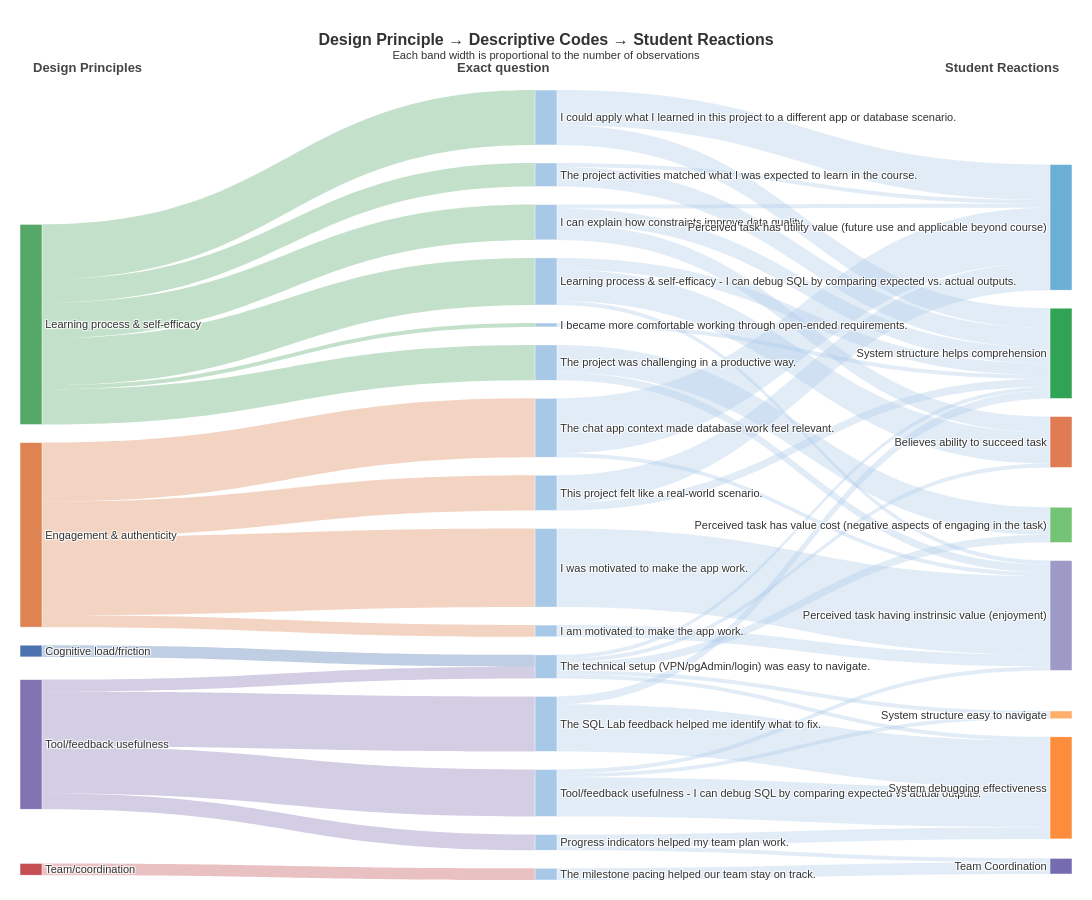

Notebook code cell kept with this figure:
### Code cell
"""
Sankey Plot: Design Principle → Descriptive Codes → Student Reactions
Data source: db-q4.csv
Requirements: pip install pandas plotly kaleido
"""

import pandas as pd
import plotly.graph_objects as go

int_var = "Exact question"
int_var2 = "Descriptive Codes"

# ── 1. Load data ──────────────────────────────────────────────────────────────
df = pd.read_csv("db-q4-2.csv")
df.columns = df.columns.str.strip()
df = df.dropna(subset=["Design Principle", int_var, "Students reactions"])

# ── 2. Build node list (order: Design Principles → Descriptive Codes → Reactions)
design_principles = sorted(df["Design Principle"].unique().tolist())
descriptive_codes = sorted(df[int_var].unique().tolist())
student_reactions = sorted(df["Students reactions"].unique().tolist())

all_nodes = design_principles + descriptive_codes + student_reactions

node_index = {name: i for i, name in enumerate(all_nodes)}

dp_count  = len(design_principles)
dc_count  = len(descriptive_codes)
sr_count  = len(student_reactions)

# ── 3. Build links ────────────────────────────────────────────────────────────
# Layer 1 → 2 : Design Principle → Descriptive Code
layer1 = (
    df.groupby(["Design Principle", int_var])
    .size()
    .reset_index(name="value")
)

# Layer 2 → 3 : Descriptive Code → Student Reaction
layer2 = (
    df.groupby([int_var, "Students reactions"])
    .size()
    .reset_index(name="value")
)

sources, targets, values = [], [], []

for _, row in layer1.iterrows():
    sources.append(node_index[row["Design Principle"]])
    targets.append(node_index[row[int_var]])
    values.append(row["value"])

for _, row in layer2.iterrows():
    sources.append(node_index[row[int_var]])
    targets.append(node_index[row["Students reactions"]])
    values.append(row["value"])

# ── 4. Colour palettes ────────────────────────────────────────────────────────
dp_colors = [
    "#4C72B0", "#DD8452", "#55A868", "#C44E52", "#8172B2"
]
dc_colors = ["#A8C8E8"] * dc_count          # soft blue for descriptive codes
sr_colors = [
    "#E07B54", "#6BAED6", "#74C476", "#9E9AC8",
    "#FD8D3C", "#FDAE6B", "#31A354", "#756BB1", "#636363"
][:sr_count]

node_colors = dp_colors + dc_colors + sr_colors

# Link colours: inherit source node colour with transparency
def hex_to_rgba(hex_color, alpha=0.35):
    hex_color = hex_color.lstrip("#")
    r, g, b = int(hex_color[0:2], 16), int(hex_color[2:4], 16), int(hex_color[4:6], 16)
    return f"rgba({r},{g},{b},{alpha})"

link_colors = [hex_to_rgba(node_colors[s]) for s in sources]

# ── 5. Build figure ───────────────────────────────────────────────────────────
fig = go.Figure(go.Sankey(
    arrangement="snap",
    node=dict(
        pad=18,
        thickness=22,
        line=dict(color="white", width=0.5),
        label=all_nodes,
        color=node_colors,
        hovertemplate="<b>%{label}</b><br>Total flow: %{value}<extra></extra>",
    ),
    link=dict(
        source=sources,
        target=targets,
        value=values,
        color=link_colors,
        hovertemplate=(
            "<b>%{source.label}</b> → <b>%{target.label}</b>"
            "<br>Count: %{value}<extra></extra>"
        ),
    ),
))

fig.update_layout(
    title=dict(
        text=(
            "<b>Design Principle → Descriptive Codes → Student Reactions</b>"
            "<br><sup>Each band width is proportional to the number of observations</sup>"
        ),
        x=0.5,
        xanchor="center",
        font=dict(size=16),
    ),
    font=dict(family="Arial", size=11, color="#333333"),
    paper_bgcolor="white",
    height=900,
    width=1400,
    margin=dict(l=20, r=20, t=90, b=20),
)

# ── 6. Add layer labels as annotations ───────────────────────────────────────
for x_pos, label in zip([0.01, 0.46, 0.99], ["Design Principles", int_var, "Student Reactions"]):
    fig.add_annotation(
        x=x_pos, y=1.04,
        xref="paper", yref="paper",
        text=f"<b>{label}</b>",
        showarrow=False,
        font=dict(size=13, color="#444"),
        align="center",
    )

# ── 7. Save outputs ───────────────────────────────────────────────────────────
fig.write_html("sankey_output.html")
print("✅  Saved: sankey_output.html  (interactive)")

try:
    fig.write_image("sankey_output.png", scale=2)
    print("✅  Saved: sankey_output.png   (static, 2× resolution)")
except Exception as e:
    print(f"⚠️  PNG export skipped ({e}). Install kaleido: pip install kaleido")

fig.show()

### Figure 1 — Plotly figure (JSON) as saved in the notebook; plotly's stock layout.template omitted (floating-point values rounded to 4 significant figures)
{"data": [{"arrangement": "snap", "link": {"color": ["rgba(76,114,176,0.35)", "rgba(221,132,82,0.35)", "rgba(221,132,82,0.35)", "rgba(221,132,82,0.35)", "rgba(221,132,82,0.35)", "rgba(85,168,104,0.35)", "rgba(85,168,104,0.35)", "rgba(85,168,104,0.35)", "rgba(85,168,104,0.35)", "rgba(85,168,104,0.35)", "rgba(85,168,104,0.35)", "rgba(196,78,82,0.35)", "rgba(129,114,178,0.35)", "rgba(129,114,178,0.35)", "rgba(129,114,178,0.35)", "rgba(129,114,178,0.35)", "rgba(168,200,232,0.35)", "rgba(168,200,232,0.35)", "rgba(168,200,232,0.35)", "rgba(168,200,232,0.35)", "rgba(168,200,232,0.35)", "rgba(168,200,232,0.35)", "rgba(168,200,232,0.35)", "rgba(168,200,232,0.35)", "rgba(168,200,232,0.35)", "rgba(168,200,232,0.35)", "rgba(168,200,232,0.35)", "rgba(168,200,232,0.35)", "rgba(168,200,232,0.35)", "rgba(168,200,232,0.35)", "rgba(168,200,232,0.35)", "rgba(168,200,232,0.35)", "rgba(168,200,232,0.35)", "rgba(168,200,232,0.35)", "rgba(168,200,232,0.35)", "rgba(168,200,232,0.35)", "rgba(168,200,232,0.35)", "rgba(168,200,232,0.35)", "rgba(168,200,232,0.35)", "rgba(168,200,232,0.35)", "rgba(168,200,232,0.35)", "rgba(168,200,232,0.35)", "rgba(168,200,232,0.35)", "rgba(168,200,232,0.35)", "rgba(168,200,232,0.35)", "rgba(168,200,232,0.35)", "rgba(168,200,232,0.35)", "rgba(168,200,232,0.35)"], "hovertemplate": "<b>%{source.label}</b> → <b>%{target.label}</b><br>Count: %{value}<extra></extra>", "source": [0, 1, 1, 1, 1, 2, 2, 2, 2, 2, 2, 3, 4, 4, 4, 4, 5, 6, 7, 7, 7, 8, 8, 9, 10, 10, 10, 11, 11, 12, 12, 13, 13, 14, 15, 15, 16, 16, 17, 17, 17, 17, 17, 18, 18, 19, 19, 19], "target": [17, 5, 9, 13, 18, 6, 7, 8, 10, 15, 16, 14, 11, 12, 17, 19, 23, 26, 20, 21, 26, 21, 26, 23, 20, 23, 26, 24, 27, 24, 26, 21, 23, 27, 21, 26, 22, 23, 20, 22, 24, 25, 26, 21, 26, 23, 24, 25], "value": [3, 3, 20, 15, 9, 1, 9, 14, 12, 6, 9, 3, 4, 14, 3, 12, 3, 1, 4, 1, 4, 9, 5, 20, 8, 1, 3, 3, 1, 12, 2, 14, 1, 3, 1, 5, 7, 2, 1, 2, 1, 1, 1, 7, 2, 1, 10, 1]}, "node": {"color": ["#4C72B0", "#DD8452", "#55A868", "#C44E52", "#8172B2", "#A8C8E8", "#A8C8E8", "#A8C8E8", "#A8C8E8", "#A8C8E8", "#A8C8E8", "#A8C8E8", "#A8C8E8", "#A8C8E8", "#A8C8E8", "#A8C8E8", "#A8C8E8", "#A8C8E8", "#A8C8E8", "#A8C8E8", "#E07B54", "#6BAED6", "#74C476", "#9E9AC8", "#FD8D3C", "#FDAE6B", "#31A354", "#756BB1"], "hovertemplate": "<b>%{label}</b><br>Total flow: %{value}<extra></extra>", "label": ["Cognitive load/friction", "Engagement & authenticity", "Learning process & self-efficacy", "Team/coordination", "Tool/feedback usefulness", "I am motivated to make the app work.", "I became more comfortable working through open-ended requirements.", "I can explain how constraints improve data quality.", "I could apply what I learned in this project to a different app or database scenario.", "I was motivated to make the app work.", "Learning process & self-efficacy - I can debug SQL by comparing expected vs. actual outputs.", "Progress indicators helped my team plan work.", "The SQL Lab feedback helped me identify what to fix.", "The chat app context made database work feel relevant.", "The milestone pacing helped our team stay on track.", "The project activities matched what I was expected to learn in the course.", "The project was challenging in a productive way.", "The technical setup (VPN/pgAdmin/login) was easy to navigate.", "This project felt like a real-world scenario.", "Tool/feedback usefulness - I can debug SQL by comparing expected vs actual outputs.", "Believes ability to succeed task", "Perceived task has utility value (future use and applicable beyond course)", "Perceived task has value cost (negative aspects of engaging in the task)", "Perceived task having instrinsic value (enjoyment)", "System debugging effectiveness", "System structure easy to navigate", "System structure helps comprehension", "Team Coordination"], "line": {"color": "white", "width": 0.5}, "pad": 18, "thickness": 22}, "type": "sankey"}], "layout": {"annotations": [{"align": "center", "font": {"color": "#444", "size": 13}, "showarrow": false, "text": "<b>Design Principles</b>", "x": 0.01, "xref": "paper", "y": 1.04, "yref": "paper"}, {"align": "center", "font": {"color": "#444", "size": 13}, "showarrow": false, "text": "<b>Exact question</b>", "x": 0.46, "xref": "paper", "y": 1.04, "yref": "paper"}, {"align": "center", "font": {"color": "#444", "size": 13}, "showarrow": false, "text": "<b>Student Reactions</b>", "x": 0.99, "xref": "paper", "y": 1.04, "yref": "paper"}], "font": {"color": "#333333", "family": "Arial", "size": 11}, "height": 900, "margin": {"b": 20, "l": 20, "r": 20, "t": 90}, "paper_bgcolor": "white", "title": {"font": {"size": 16}, "text": "<b>Design Principle → Descriptive Codes → Student Reactions</b><br><sup>Each band width is proportional to the number of observations</sup>", "x": 0.5, "xanchor": "center"}, "width": 1400}}
